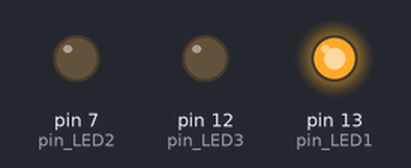
Bench run of a sketch on a simulated Arduino Uno, built with avr-gcc and run on an emulated ATmega328P. On the bench: output pins drawn as LEDs (lit = HIGH).

Above: at 0.5 s.
At 1.2 s:
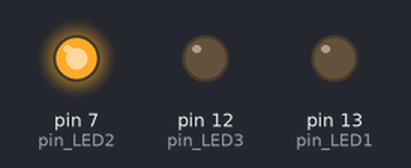
At 4.5 s:
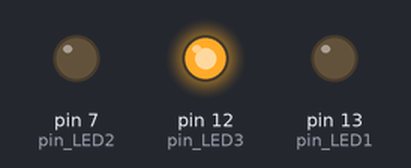
Timing chart, 0 to 5.8 s (numbered marks = the images above):
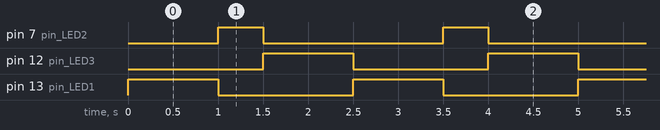

The sketch:

app.ino
```cpp
int pin_LED1 = 13;
int pin_LED2 = 7;
int pin_LED3 = 12;

void setup()
{
	pinMode(pin_LED1, OUTPUT);
    pinMode(pin_LED2, OUTPUT);
    pinMode(pin_LED3, OUTPUT);
}

void loop()
{
	digitalWrite(pin_LED1, HIGH);
    delay(1000);

    digitalWrite(pin_LED1, LOW);
    digitalWrite(pin_LED2, HIGH);
    delay(500);

    digitalWrite(pin_LED2, LOW);
    digitalWrite(pin_LED3, HIGH);
    delay(1000);

    digitalWrite(pin_LED3, LOW);
}
```

Measured:
- by itself, pin 7 (pin_LED2): alternates HIGH for 0.50 s and LOW for 2.0 s
- by itself, pin 12 (pin_LED3), pin 13 (pin_LED1): alternates HIGH for 1.0 s and LOW for 1.5 s
- by itself, everything shown: repeats every 2.5 s, in 4 steps
